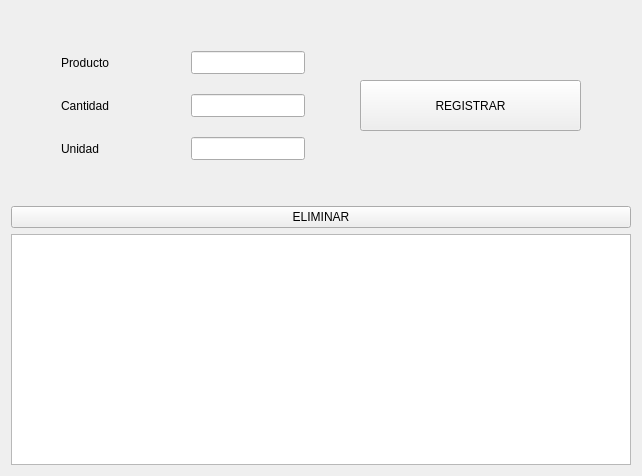
               <widget class="QWidget" name="pagina_ingredientes">
                <layout class="QVBoxLayout" name="verticalLayout_5">
                 <item>
                  <spacer name="verticalSpacer_13">
                   <property name="orientation">
                    <enum>Qt::Vertical</enum>
                   </property>
                   <property name="sizeHint" stdset="0">
                    <size>
                     <width>20</width>
                     <height>40</height>
                    </size>
                   </property>
                  </spacer>
                 </item>
                 <item>
                  <layout class="QHBoxLayout" name="horizontalLayout_22">
                   <item>
                    <spacer name="horizontalSpacer_31">
                     <property name="orientation">
                      <enum>Qt::Horizontal</enum>
                     </property>
                     <property name="sizeHint" stdset="0">
                      <size>
                       <width>40</width>
                       <height>20</height>
                      </size>
                     </property>
                    </spacer>
                   </item>
                   <item>
                    <layout class="QHBoxLayout" name="horizontalLayout_12">
                     <property name="spacing">
                      <number>20</number>
                     </property>
                     <item>
                      <layout class="QVBoxLayout" name="verticalLayout_34">
                       <item>
                        <widget class="QLabel" name="label_21">
                         <property name="minimumSize">
                          <size>
                           <width>110</width>
                           <height>23</height>
                          </size>
                         </property>
                         <property name="text">
                          <string>Producto</string>
                         </property>
                        </widget>
                       </item>
                       <item>
                        <widget class="QLabel" name="label_30">
                         <property name="minimumSize">
                          <size>
                           <width>110</width>
                           <height>23</height>
                          </size>
                         </property>
                         <property name="text">
                          <string>Cantidad</string>
                         </property>
                        </widget>
                       </item>
                       <item>
                        <widget class="QLabel" name="label_31">
                         <property name="minimumSize">
                          <size>
                           <width>110</width>
                           <height>23</height>
                          </size>
                         </property>
                         <property name="text">
                          <string>Unidad</string>
                         </property>
                        </widget>
                       </item>
                      </layout>
                     </item>
                     <item>
                      <layout class="QVBoxLayout" name="verticalLayout_35">
                       <item>
                        <widget class="QLineEdit" name="entry_productoIngred">
                         <property name="minimumSize">
                          <size>
                           <width>114</width>
                           <height>23</height>
                          </size>
                         </property>
                        </widget>
                       </item>
                       <item>
                        <widget class="QLineEdit" name="entry_cantidadIngred">
                         <property name="minimumSize">
                          <size>
                           <width>114</width>
                           <height>23</height>
                          </size>
                         </property>
                        </widget>
                       </item>
                       <item>
                        <widget class="QLineEdit" name="entry_unidadIngred">
                         <property name="minimumSize">
                          <size>
                           <width>114</width>
                           <height>23</height>
                          </size>
                         </property>
                        </widget>
                       </item>
                      </layout>
                     </item>
                    </layout>
                   </item>
                   <item>
                    <spacer name="horizontalSpacer_32">
                     <property name="orientation">
                      <enum>Qt::Horizontal</enum>
                     </property>
                     <property name="sizeHint" stdset="0">
                      <size>
                       <width>40</width>
                       <height>20</height>
                      </size>
                     </property>
                    </spacer>
                   </item>
                   <item>
                    <layout class="QVBoxLayout" name="verticalLayout_36">
                     <item>
                      <widget class="QPushButton" name="btn_registrarIngred">
                       <property name="minimumSize">
                        <size>
                         <width>221</width>
                         <height>51</height>
                        </size>
                       </property>
                       <property name="text">
                        <string>REGISTRAR</string>
                       </property>
                      </widget>
                     </item>
                    </layout>
                   </item>
                   <item>
                    <spacer name="horizontalSpacer_33">
                     <property name="orientation">
                      <enum>Qt::Horizontal</enum>
                     </property>
                     <property name="sizeHint" stdset="0">
                      <size>
                       <width>40</width>
                       <height>20</height>
                      </size>
                     </property>
                    </spacer>
                   </item>
                  </layout>
                 </item>
                 <item>
                  <spacer name="verticalSpacer_14">
                   <property name="orientation">
                    <enum>Qt::Vertical</enum>
                   </property>
                   <property name="sizeHint" stdset="0">
                    <size>
                     <width>20</width>
                     <height>40</height>
                    </size>
                   </property>
                  </spacer>
                 </item>
                 <item>
                  <widget class="QPushButton" name="btn_eliminarIngred">
                   <property name="minimumSize">
                    <size>
                     <width>595</width>
                     <height>18</height>
                    </size>
                   </property>
                   <property name="text">
                    <string>ELIMINAR</string>
                   </property>
                  </widget>
                 </item>
                 <item>
                  <widget class="QTableWidget" name="tabla_ingredientes">
                   <property name="minimumSize">
                    <size>
                     <width>620</width>
                     <height>231</height>
                    </size>
                   </property>
                  </widget>
                 </item>
                </layout>
               </widget>
